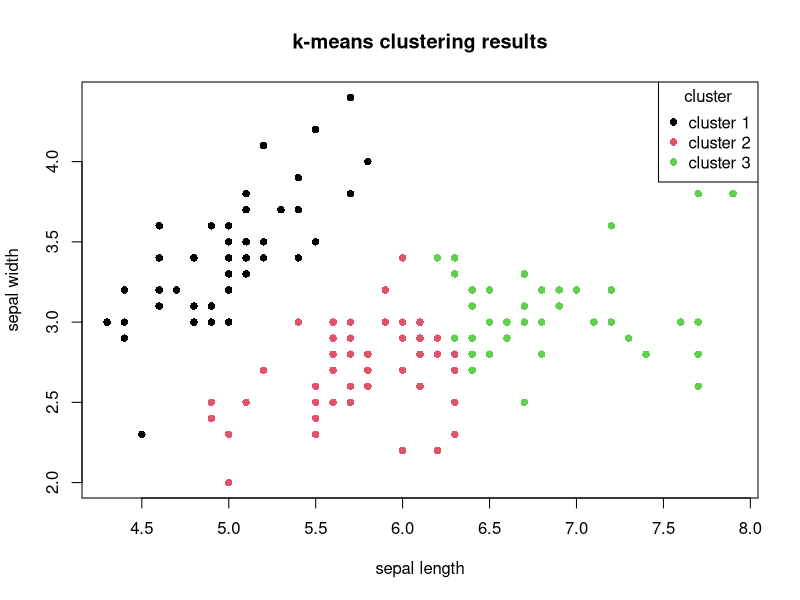

Generate this figure with R:
data(iris)
print(iris)
iris_subset <-iris[, 1:2]
set.seed(123)
km1 <-kmeans(iris_subset, centers = 3)
plot(iris_subset[, 1],iris_subset[, 2], col = km1$cluster,pch=16,xlab = "sepal length",ylab ="sepal width",main = "k-means clustering results")
legend("topright",legend=paste("cluster",1:3),pch=16,col=1:3,title="cluster")
